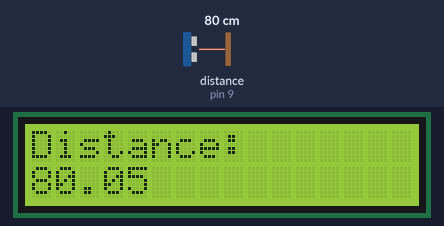
A sketch run on a simulated Arduino Uno, built with avr-gcc and run on an emulated ATmega328P. Shown: 16×2 character LCD. Wiring (inferred from the names in the program): ultrasonic range finder: trigger pin 10; echo pin 9. The test bench sets the inputs (shaded band); at power-on: distance to the obstacle (sensor on pin 9) 80 cm. The echo pulse lasts 58.3 µs per cm.

Above: at 1.2 s.
1.3 s: distance to the obstacle (sensor on pin 9) set to 2 cm
At 2.8 s:
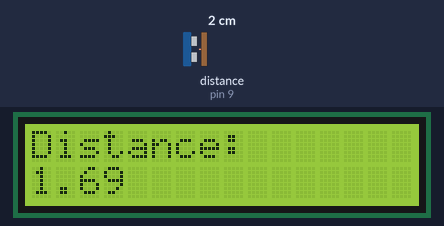
5.4 s: distance to the obstacle (sensor on pin 9) set to 4 cm
At 6.8 s:
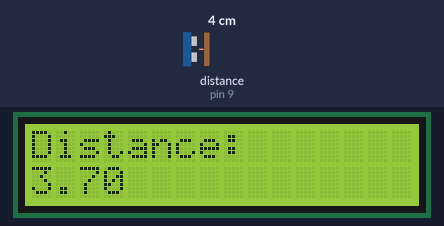
8.6 s: distance to the obstacle (sensor on pin 9) set to 9 cm
At 9.6 s:
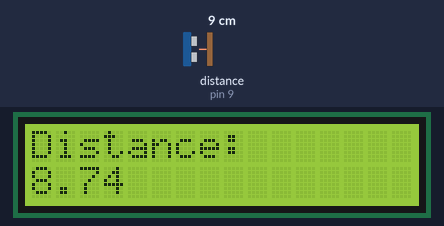
Timing chart, 0 to 11.6 s (numbered marks = the images above; inputs shaded):
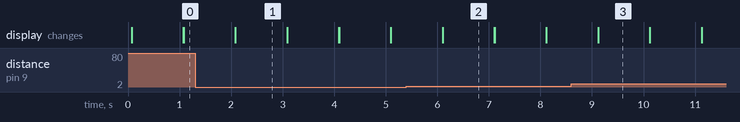

The sketch:

DistanceDetector.ino
```cpp
//Извикваме библиотеката, необходима за ползване на дисплея
#include <LiquidCrystal.h>

//Инициализираме обект от библиотеката, като в него поставяме номерата
//на необходимите ни пинове, чрез които правим връзката между дисплея и платката
const int rs = 12, e = 11, d4 = 5, d5 = 4, d6 = 3, d7 = 2;
LiquidCrystal lcd(rs, e, d4, d5, d6, d7);

//Декларираме елементите от сензора, които изпращат и получат вълните
const int trigPin = 10;
const int echoPin = 9;

float cm = 0;

long readUltrasonicDistance(int trigPin, int echoPin)
{
  //Изчиства предишен резултат, изчаква и изпраща вълна до обекта
  pinMode(trigPin, OUTPUT);
  digitalWrite(trigPin, LOW);
  delayMicroseconds(2);
  digitalWrite(trigPin, HIGH);
  delayMicroseconds(10);
  digitalWrite(trigPin, LOW);
  pinMode(echoPin, INPUT);

  //echoPin прочита времето на връщане на звуковата вълна в микросекунди
  return pulseIn(echoPin, HIGH);
}

//Тук стартираме дисплея
void setup()
{
lcd.begin(16, 2);
}

void loop()
{
  //Превръща измерените микросекунди в сантиметри и ги записва в променливата
  cm = 0.01723 * readUltrasonicDistance(10, 9);

  //Изписва съобщението, след това минава на втория ред, където изписва
  //измереното разстояние чрез променливата cm
  lcd.print("Distance:");
  lcd.setCursor(0, 1);
  lcd.print(cm);

  //Изчаква 1000 милисекунди и изчиства дисплея, за да може да се заредят
  //новите данни
  delay(1000);
  lcd.clear();
}
```

Measured:
- after the input at 1.3 s, the display: first differs from a run without the input after 0.78 s (image 1)
- after the input at 5.4 s, the display: first differs from a run without the input after 0.70 s (image 2)
- after the input at 8.6 s, the display: first differs from a run without the input after 0.52 s (image 3)
- what the display in image 1 shows lasts 1.0 s, from 2.1 s to 3.1 s
